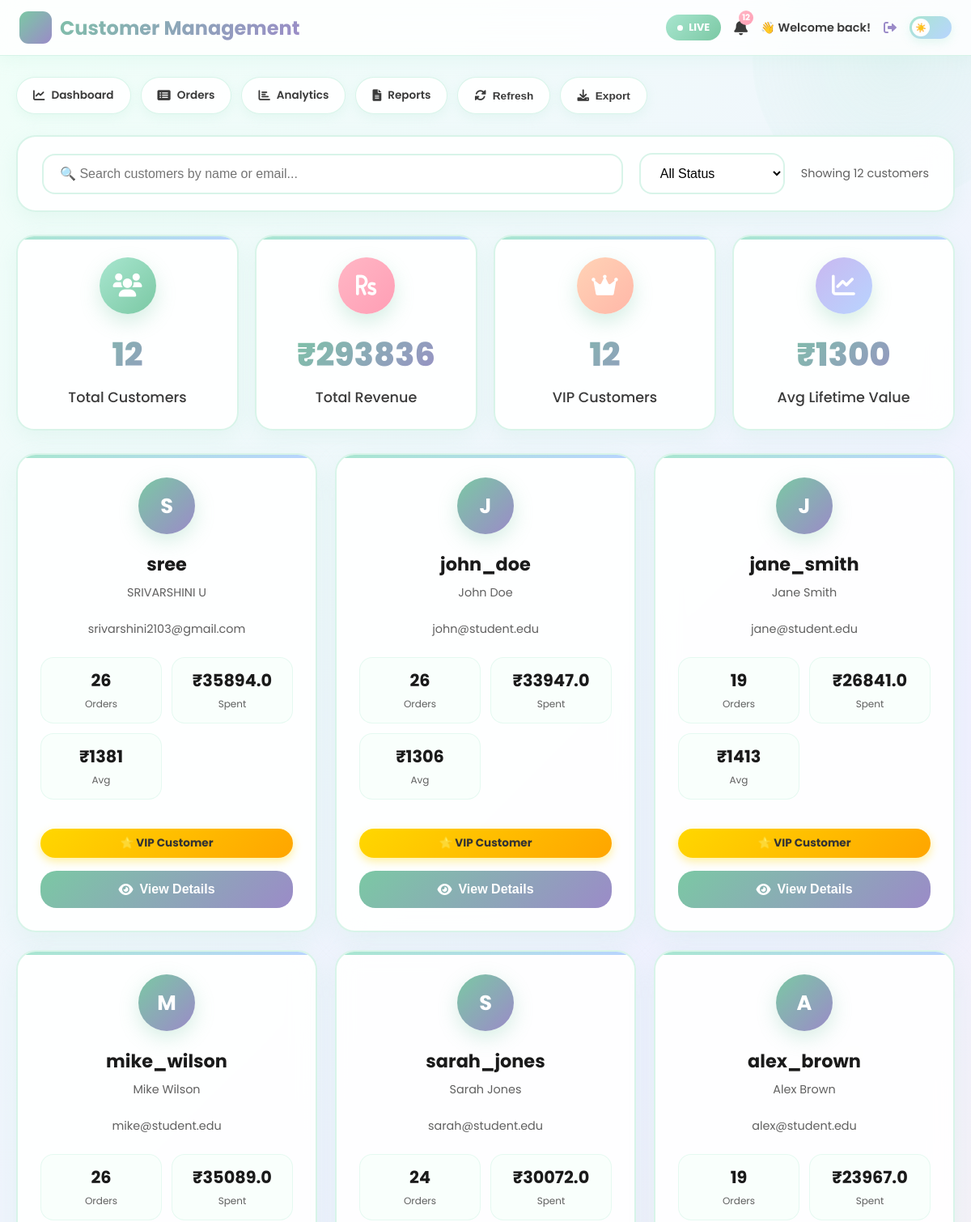
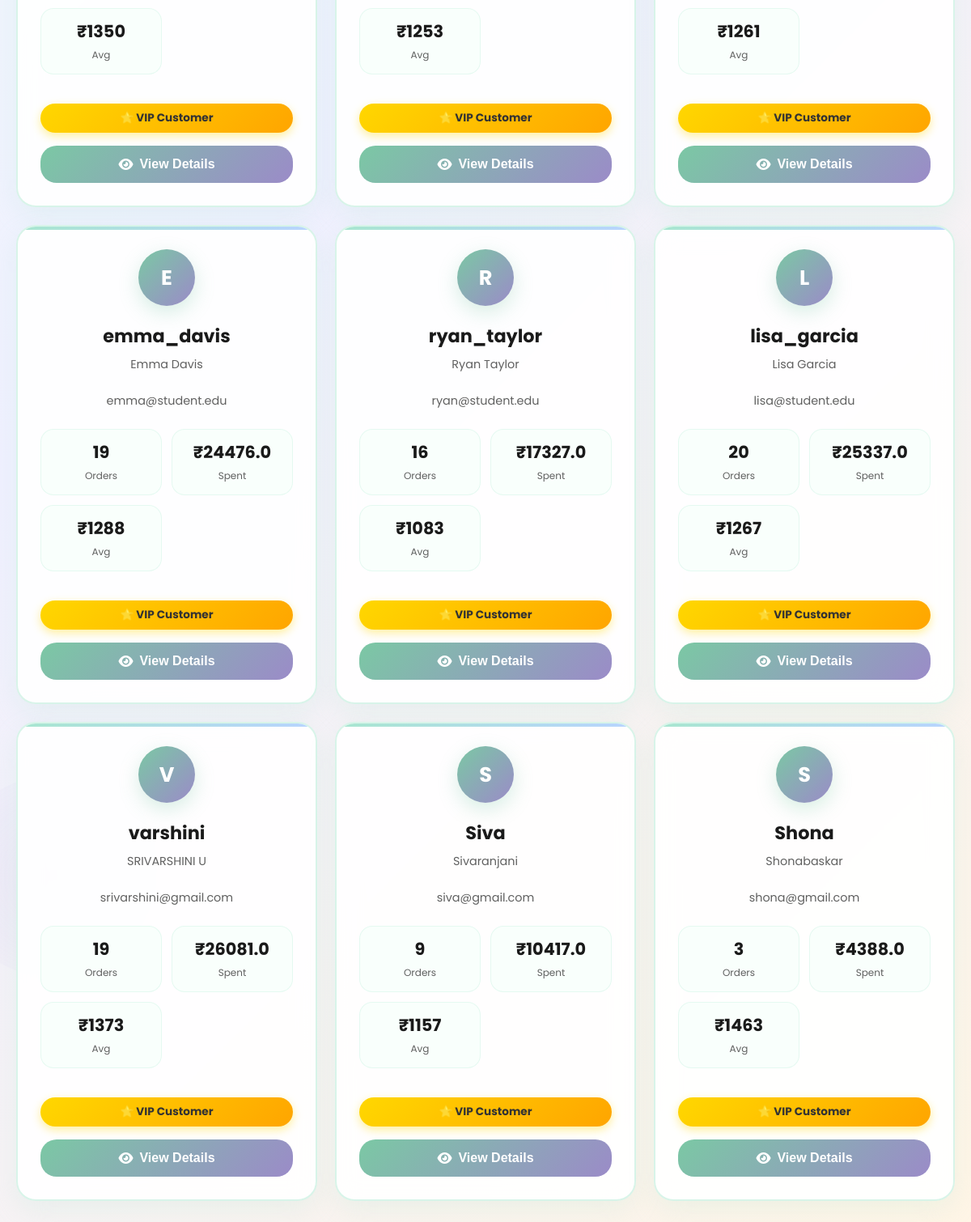
Page /staff/customer_management (signed in) on the committed database (2 pictures, top to bottom).
### backend/models.py (models this page shows, shortened)
class User(db.Model):
    id = db.Column(db.Integer, primary_key=True)
    username = db.Column(db.String(80), unique=True, nullable=False)
    email = db.Column(db.String(120), unique=True, nullable=True)
    full_name = db.Column(db.String(100), nullable=True)
    password_hash = db.Column(db.String(128), nullable=False)
    role = db.Column(db.String(20), nullable=False)  # 'student' or 'staff'
    staff_role = db.Column(db.Enum(StaffRole), nullable=True)  # Only for staff
    phone = db.Column(db.String(20), nullable=True)
    is_active = db.Column(db.Boolean, default=True)
    created_at = db.Column(db.DateTime, default=datetime.utcnow)
    last_login = db.Column(db.DateTime, nullable=True)

### backend/final_app.py (the view)
@app.route('/staff/customer_management')
def customer_management():
    if 'user' not in session or session['user'] != 'staff':
        return redirect(url_for('staff_login'))
    customer_rows = db.session.query(
        User,
        func.count(Order.id).label('total_orders'),
        func.sum(Order.total).label('total_spent')
    ).outerjoin(Order, User.id == Order.user_id).filter(User.role == 'student').group_by(User.id).all()
    customers = [
        (row[0], row[1] or 0, row[2] or 0)
        for row in customer_rows
    ]
    total_revenue = sum(row[2] for row in customers)
    vip_count = sum(1 for row in customers if row[2] >= 2000)
    total_orders = sum(row[1] for row in customers)
    avg_lifetime_value = round(total_revenue / (total_orders or 1))
    return render_template(
        'staff_customers.html',
        customers=customers,
        total_revenue=total_revenue,
        vip_count=vip_count,
        avg_lifetime_value=avg_lifetime_value
    )

### frontend/templates/staff_customers.html (shortened to what this page needs)
<!DOCTYPE html>
<html lang="en" data-theme="light">
<head>
    <link href="https://cdnjs.cloudflare.com/ajax/libs/font-awesome/6.0.0/css/all.min.css" rel="stylesheet">
</head>
<body>
    <div class="bg-circles">
        <div class="circle c1"></div>
    </div>
    <div class="header">
        <div class="header-content">
            <div class="logo">
                <div class="logo-icon"><i class="fas fa-users"></i></div>
                Customer Management
            </div>
            <div class="staff-info">
                <div class="live-badge">
                    <div class="live-dot"></div>
                    LIVE
                </div>
                <div class="notif-bell" title="Notifications">
                    <i class="fas fa-bell"></i>
                    <div class="notif-count">{{ customers|length }}</div>
                </div>
                <span class="welcome-text">👋 Welcome back!</span>
                <a href="{{ url_for('logout') }}" class="logout-link" title="Logout">
                    <i class="fas fa-sign-out-alt"></i>
                </a>
                <button class="theme-toggle" onclick="toggleTheme()" title="Toggle dark mode">
                    <div class="toggle-ball" id="toggleBall"><span id="toggleIcon">☀️</span></div>
                </button>
            </div>
        </div>
    </div>
    <div class="container">
        <div class="quick-actions">
            <a href="{{ url_for('staff_dashboard') }}" class="quick-action">
                <i class="fas fa-chart-line"></i> Dashboard
            </a>
            <a href="/staff/orders_advanced" class="quick-action">
                <i class="fas fa-list-alt"></i> Orders
            </a>
            <a href="{{ url_for('staff_analytics') }}" class="quick-action">
                <i class="fas fa-chart-bar"></i> Analytics
            </a>
            <a href="{{ url_for('staff_reports') }}" class="quick-action">
                <i class="fas fa-file-alt"></i> Reports
            </a>
            <button class="quick-action" onclick="refreshCustomers()">
                <i class="fas fa-sync-alt"></i> Refresh
            </button>
            <button class="quick-action" onclick="exportCustomers()">
                <i class="fas fa-download"></i> Export
            </button>
        </div>
        <div class="search-filter">
            <input type="text" class="search-input" id="customerSearch" placeholder="🔍 Search customers by name or email...">
            <select class="filter-select" id="statusFilter">
                <option value="all">All Status</option>
            </select>
            <div style="font-size: 0.9rem; color: var(--text-muted);">
                Showing {{ customers|length }} customers
            </div>
        </div>
        <div class="stats-grid">
            <div class="stat-card">
                <div class="stat-icon stat-customers">
                    <i class="fas fa-users"></i>
                </div>
                <div class="stat-number">{{ customers|length }}</div>
                <div class="stat-label">Total Customers</div>
            </div>
            <div class="stat-card">
                <div class="stat-icon stat-revenue">
                    <i class="fas fa-rupee-sign"></i>
                </div>
                <div class="stat-number">
                    ₹{{ "%.0f"|format(total_revenue) }}
                </div>
                <div class="stat-label">Total Revenue</div>
            </div>
            <div class="stat-card">
                <div class="stat-icon stat-vip">
                    <i class="fas fa-crown"></i>
                </div>
                <div class="stat-number">{{ vip_count }}</div>
                <div class="stat-label">VIP Customers</div>
            </div>
            <div class="stat-card">
                <div class="stat-icon stat-avg">
                    <i class="fas fa-chart-line"></i>
                </div>
                <div class="stat-number">
                    ₹{{ "%.0f"|format(avg_lifetime_value) }}
                </div>
                <div class="stat-label">Avg Lifetime Value</div>
            </div>
        </div>
        <div class="customers-grid" id="customersGrid">
            {% if customers %}
                {% for customer_data in customers %}
                {% set customer = customer_data[0] %}
                {% set total_orders = customer_data[1] or 0 %}
                {% set total_spent = customer_data[2] or 0 %}
                {% set avg_order = "%.0f"|format(total_spent / total_orders if total_orders > 0 else 0) %}
                <div class="customer-card" data-name="{{ customer.username|lower }}" data-spent="{{ total_spent }}" data-status="{% if total_spent > 2000 %}vip{% elif total_orders > 5 %}regular{% else %}new{% endif %}">
                    <div class="customer-avatar">
                        {{ customer.username[0]|upper }}
                    </div>
                    <div class="customer-name">{{ customer.username }}</div>
                    {% if customer.full_name %}
                    <div class="customer-meta">{{ customer.full_name }}</div>
                    {% endif %}
                    {% if customer.email %}
                    <div class="customer-meta">{{ customer.email }}</div>
                    {% endif %}
                    <div class="customer-stats">
                        <div class="stat-badge">
                            <span class="stat-number-small">{{ total_orders }}</span>
                            <span class="stat-label-small">Orders</span>
                        </div>
                        <div class="stat-badge">
                            <span class="stat-number-small">₹{{ total_spent|round(0) }}</span>
                            <span class="stat-label-small">Spent</span>
                        </div>
                        <div class="stat-badge">
                            <span class="stat-number-small">₹{{ avg_order }}</span>
                            <span class="stat-label-small">Avg</span>
                        </div>
                    </div>
                    {% if total_spent > 2000 %}
                    <div class="loyalty-badge vip">⭐ VIP Customer</div>
                    {% elif total_orders > 5 %}
                    <div class="loyalty-badge regular">✅ Regular</div>
                    {% else %}
                    <div class="loyalty-badge new">🆕 New</div>
                    {% endif %}
                    <button class="action-btn"
                        data-username="{{ customer.username|e }}"
                        data-full-name="{{ customer.full_name|default('')|e }}"
                        data-orders="{{ total_orders }}"
                        data-spent="{{ total_spent }}"
                        data-email="{{ customer.email|default('')|e }}"
                        onclick="viewCustomerDetails(this.dataset.username, this.dataset.fullName, this.dataset.orders, this.dataset.spent, this.dataset.email)">
                        <i class="fas fa-eye"></i> View Details
                    </button>
                </div>
                {% endfor %}
            {% endif %}
        </div>
    </div>
</body>
</html>

### rows in the picture
User: username "S", username "sree", full_name "SRIVARSHINI U", email "srivarshini2103@gmail.com", total_orders "26", total_spent "35894.0", avg_order "1381"
User: username "J", username "john_doe", full_name "John Doe", email "john@student.edu", total_orders "26", total_spent "33947.0", avg_order "1306"
User: username "J", username "jane_smith", full_name "Jane Smith", email "jane@student.edu", total_orders "19", total_spent "26841.0", avg_order "1413"
User: username "M", username "mike_wilson", full_name "Mike Wilson", email "mike@student.edu", total_orders "26", total_spent "35089.0", avg_order "1350"
User: username "S", username "sarah_jones", full_name "Sarah Jones", email "sarah@student.edu", total_orders "24", total_spent "30072.0", avg_order "1253"
User: username "A", username "alex_brown", full_name "Alex Brown", email "alex@student.edu", total_orders "19", total_spent "23967.0", avg_order "1261"
User: username "E", username "emma_davis", full_name "Emma Davis", email "emma@student.edu", total_orders "19", total_spent "24476.0", avg_order "1288"
User: username "R", username "ryan_taylor", full_name "Ryan Taylor", email "ryan@student.edu", total_orders "16", total_spent "17327.0", avg_order "1083"
User: username "L", username "lisa_garcia", full_name "Lisa Garcia", email "lisa@student.edu", total_orders "20", total_spent "25337.0", avg_order "1267"
User: username "V", username "varshini", full_name "SRIVARSHINI U", email "srivarshini@gmail.com", total_orders "19", total_spent "26081.0", avg_order "1373"
User: username "S", username "Siva", full_name "Sivaranjani", email "siva@gmail.com", total_orders "9", total_spent "10417.0", avg_order "1157"
User: username "S", username "Shona", full_name "Shonabaskar", email "shona@gmail.com", total_orders "3", total_spent "4388.0", avg_order "1463"

### other values in the picture
{{ customers|length }} "12"
{{ "%.0f"|format(total_revenue) }} "293836"
{{ vip_count }} "12"
{{ "%.0f"|format(avg_lifetime_value) }} "1300"
